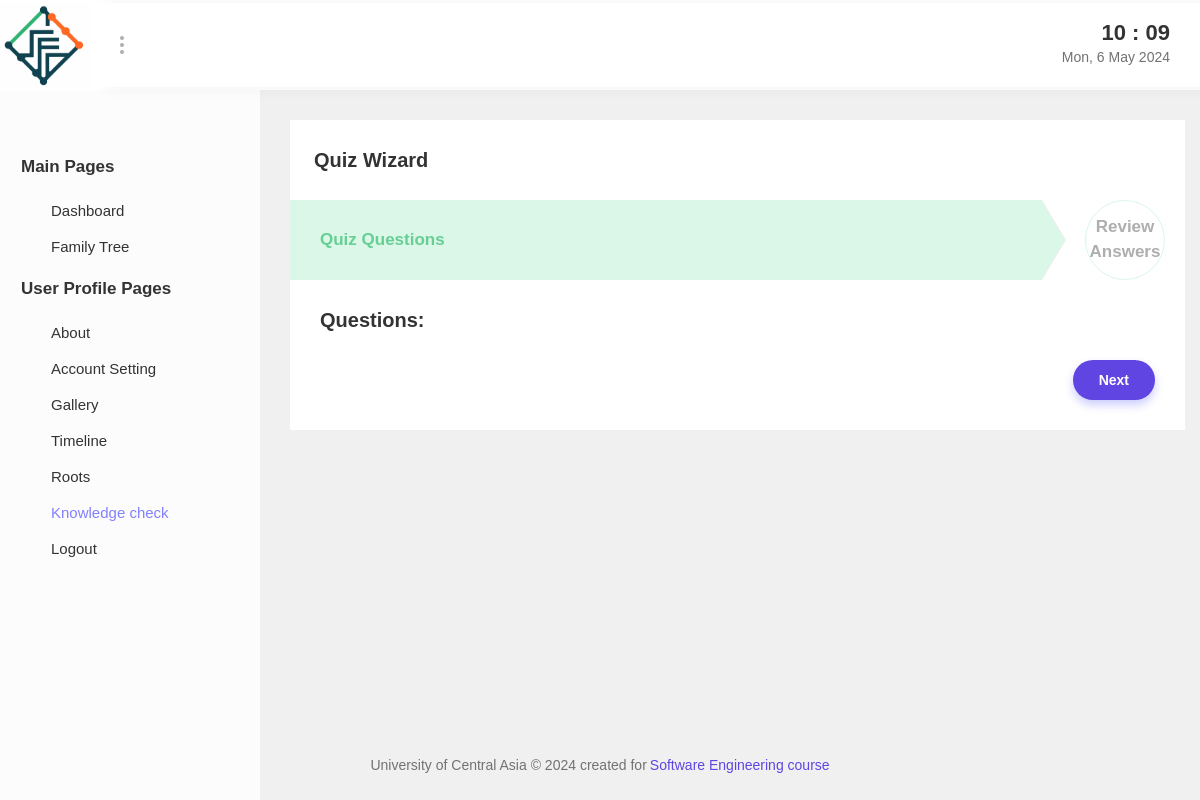
Before: /quiz/ (signed in) with the older database file.
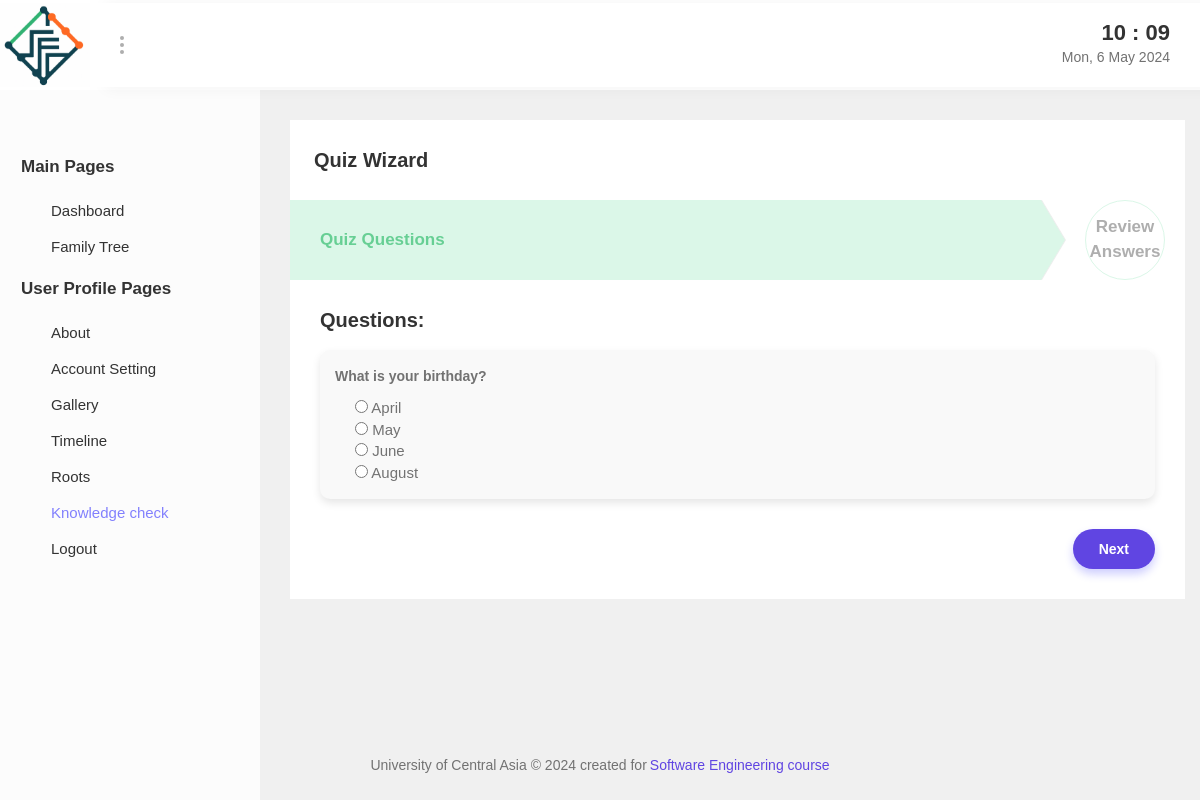
After: the same page with the newer database file.
### apps/core/models.py (models this page shows, shortened)
class Question(models.Model):
    user = models.ForeignKey(CustomUser, on_delete=models.CASCADE, related_name='questions', null=True, blank=True)
    question_text = models.TextField()
    option_one = models.CharField(max_length=200)
    option_two = models.CharField(max_length=200)
    option_three = models.CharField(max_length=200)
    option_four = models.CharField(max_length=200)
    correct_answer = models.CharField(max_length=200)

### apps/core/views.py (the view, shortened to what this page needs)
# urls.py: path('quiz/', views.quiz, name='quiz'),
@login_required
def quiz(request):
    try:
        questions = Question.objects.filter(user=request.user)
        return render(request, 'core/quiz/quiz.html', {'questions': questions})
    except Exception as e:
        logger.exception("An error occurred in quiz view: %s", str(e))
        return render(request, 'core/miscellaneous/404.html')

### templates/core/quiz/quiz.html (shortened to what this page needs)
<!DOCTYPE html>
{% load static %}
<html lang="zxx">
<head>
   <link rel="stylesheet" href="{% static 'bootstrap/css/bootstrap.min.css' %}">
   <link rel="stylesheet" href="{% static 'fonts/icofont/icofont.min.css' %}">
   <link rel="stylesheet" href="{% static 'plugins/perfect-scrollbar/perfect-scrollbar.min.css' %}">
   <link href="{% static 'plugins/jquery-smartwizard/smart_wizard_all.min.css' %}" rel="stylesheet" type="text/css" />
   <link rel="stylesheet" href="{% static 'css/style.css' %}">
</head>
<body>
    <div class="wrapper">
        {% include 'core/partials/header.html' %}
        <div class="main-wrapper">
            {% include 'core/partials/sidebar.html' %}
            <div class="main-content">
                <div class="container-fluid">
                    <div class="row">
                        <div class="col-12">
                            <div class="card mb-30">
                                <form method="post" action="{% url 'quiz' %}">
                                    <h4 class="font-20 mb-30 mt-30 mx-4">Quiz Wizard</h4>
                                    <div id="smartwizard">
                                        <ul class="nav">
                                            <li>
                                                <a class="nav-link" href="#step-1">
                                                    Quiz Questions
                                                </a>
                                            </li>
                                            <li>
                                                <a class="nav-link" href="#step-2">
                                                    Review Answers
                                                </a>
                                            </li>
                                        </ul>
                                        <div class="tab-content">
                                            <div id="step-1" class="tab-pane" role="tabpanel">
                                                <div class="card-body">
                                                    <h4 class="font-20 mb-20">Questions:</h4>
                                                    {% for question in questions %}
                                                        <div style="background-color: #f9f9f9; border-radius: 10px; padding: 15px; box-shadow: 0 4px 8px rgba(0, 0, 0, 0.1); margin-bottom: 20px;">
                                                            <label style="font-size: 14px; font-weight: bold; margin-bottom: 10px;">{{ forloop.count }} {{ question.question_text }}</label>
                                                            <div style="margin-left: 20px;">
                                                                <input type="radio" id="option1_{{question.id}}" name="{{ question.id }}" value="{{ question.option_one }}"> {{ question.option_one }}<br>
                                                                <input type="radio" id="option2_{{question.id}}" name="{{ question.id }}" value="{{ question.option_two }}"> {{ question.option_two }}<br>
                                                                <input type="radio" id="option3_{{question.id}}" name="{{ question.id }}" value="{{ question.option_three }}"> {{ question.option_three }}<br>
                                                                <input type="radio" id="option4_{{question.id}}" name="{{ question.id }}" value="{{ question.option_four }}"> {{ question.option_four }}<br>
                                                            </div>
                                                        </div>
                                                    {% endfor %}
                                                </div>
                                            </div>
                                        </div>
                                    </div>
                                </form>
                            </div>
                        </div>
                    </div>
                </div>
            </div>
        </div>
        {% include 'core/partials/footer.html' %}
    </div>
</body>
</html>

### templates/core/partials/header.html (shortened to what this page needs)
{% load static %}
<header class="header white-bg fixed-top d-flex align-content-center flex-wrap">
    <div class="logo">
       <a href="{% url 'home' %}" class="mobile-logo"><img src="{% static 'img/logo (ai).png' %}" alt=""></a>
    </div>
    <div class="main-header">
       <div class="container-fluid">
          <div class="row justify-content-between">
             <div class="col-3 col-lg-1 col-xl-4">
                <div class="main-header-left h-100 d-flex align-items-center">
                   <div class="main-header-user">
                      <a href="#" class="d-flex align-items-center" data-toggle="dropdown">
                         <div class="menu-icon">
                            <span></span>
                            <span></span>
                            <span></span>
                         </div>
                      </a>
                   </div>
                </div>
             </div>
             <div class="col-9 col-lg-11 col-xl-8">
                <div class="main-header-right d-flex justify-content-end">
                   <ul class="nav">
                      <li class="d-none d-lg-flex">
                         <div class="main-header-date-time text-right">
                            <h3 class="time">
                               <span id="hours">21</span>
                               <span id="point">:</span>
                               <span id="min">06</span>
                            </h3>
                            <span class="date"><span id="date">Tue, 12 October 2019</span></span>
                         </div>
                      </li>
                   </ul>
                </div>
             </div>
          </div>
       </div>
    </div>
 </header>

### templates/core/partials/sidebar.html (shortened to what this page needs)
<nav class="sidebar" data-trigger="scrollbar">
    <div class="sidebar-header d-none d-lg-block">
       <div class="sidebar-toogle-pin">
          <i class="icofont-tack-pin"></i>
       </div>
    </div>
    <div class="sidebar-body">
      <ul class="nav">
        <li class="nav-category">Main pages</li>
        <li {% if request.path == '/home/' %}class="active"{% endif %}>
            <a href="{% url 'home' %}">
                <span class="link-title">Dashboard</span>
            </a>
        </li>
        <li {% if request.path == '/tree/' %}class="active"{% endif %}>
            <a href="{% url 'tree' %}">
                <span class="link-title">Family Tree</span>
            </a>
        </li>
        <li class="nav-category">User Profile Pages</li>
        <li {% if request.path == '/about/' %}class="active"{% endif %}>
            <a href="{% url 'about' %}">
                <span class="link-title">About</span>
            </a>
        </li>
        <li {% if request.path == '/edit-profile/' %}class="active"{% endif %}>
            <a href="{% url 'edit_profile' %}">
                <span>Account Setting</span>
            </a>
        </li>
        <li {% if request.path == '/gallery/' %}class="active"{% endif %}>
            <a href="{% url 'gallery' %}">
                <span>Gallery</span>
            </a>
        </li>
        <li {% if request.path == '/timeline/' %}class="active"{% endif %}>
            <a href="{% url 'timeline' %}">
                <span>Timeline</span>
            </a>
        </li>
        <li {% if request.path == '/roots-list/' %}class="active"{% endif %}>
            <a href="{% url 'roots_grid' %}">
                <span>Roots</span>
            </a>
        </li>
        <li {% if request.path == '/quiz/' %}class="active"{% endif %}>
            <a href="{% url 'quiz' %}">
                <span>Knowledge check</span>
            </a>
        </li>
        <li>
            <a href="{% url 'logout' %}">
                <span>Logout</span>
            </a>
        </li>
     </ul>
 </nav>

### templates/core/partials/footer.html
<footer class="footer style--two">
    University of Central Asia © 2024 created for <a href="https://github.com/FamilyHeritageTree" style="margin-left: 3px;">Software Engineering course</a>
 </footer>

Changed rows visible on the page:
added Question: question_text "What is your birthday?", option_one "April", option_two "May", option_three "June", option_four "August"
